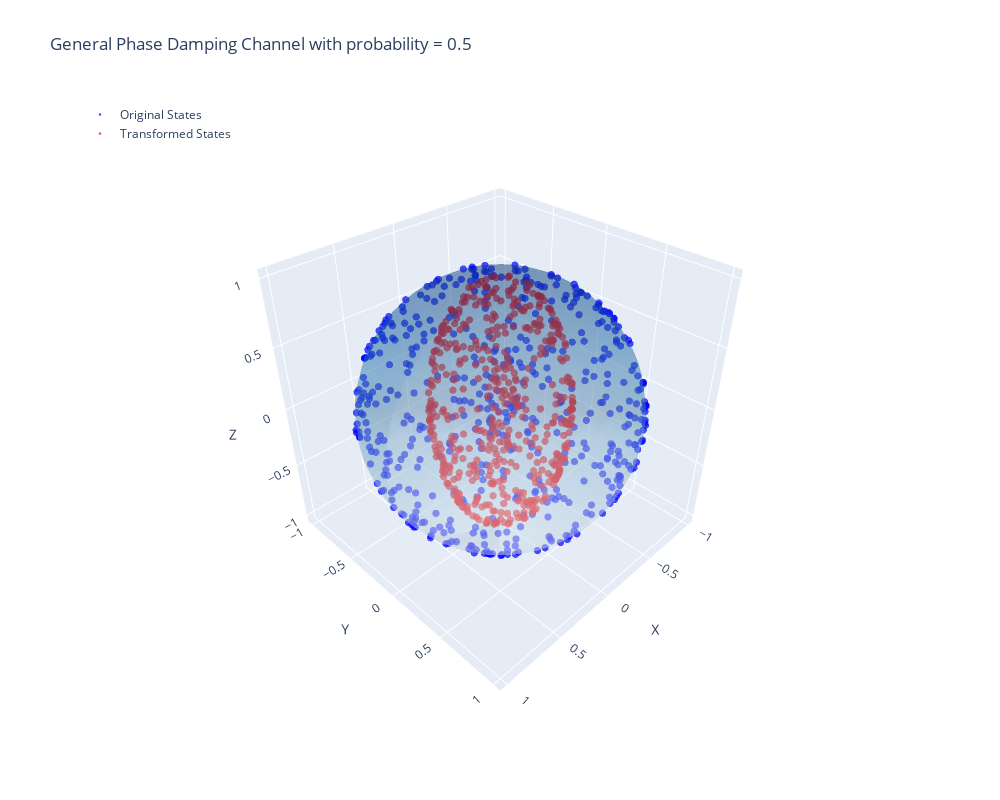

Notebook source saved alongside this figure:
### Code cell
num_samples = 500
p = 0.5
transformation = lambda rho: apply_quantum_channel(rho, generalPhaseDampingKrausOperators(p))
rhosVect, sigmasVect = generateData("pure", num_samples, transformation)
interactivePlot(rhosVect, sigmasVect, ["Original States", "Transformed States"], f"General Phase Damping Channel with probability = {p}", False)

### Figure 1 — Plotly figure (JSON) as saved in the notebook; plotly's stock layout.template omitted (floating-point values rounded to 4 significant figures; data arrays with more than 128 entries replaced by an {"elided": "..."} marker saying what was removed)
{"data": [{"marker": {"color": "blue", "opacity": 0.7, "size": 2.5}, "mode": "markers", "name": "Original States", "type": "scatter3d", "x": {"elided": "500 float values"}, "y": {"elided": "500 float values"}, "z": {"elided": "500 float values"}}, {"marker": {"color": "red", "opacity": 0.7, "size": 2.5}, "mode": "markers", "name": "Transformed States", "type": "scatter3d", "x": {"elided": "500 float values"}, "y": {"elided": "500 float values"}, "z": {"elided": "500 float values"}}, {"colorscale": [[0, "rgb(247,251,255)"], [0.125, "rgb(222,235,247)"], [0.25, "rgb(198,219,239)"], [0.375, "rgb(158,202,225)"], [0.5, "rgb(107,174,214)"], [0.625, "rgb(66,146,198)"], [0.75, "rgb(33,113,181)"], [0.875, "rgb(8,81,156)"], [1, "rgb(8,48,107)"]], "opacity": 0.3, "showscale": false, "type": "surface", "x": {"elided": "30x30 float values"}, "y": {"elided": "30x30 float values"}, "z": {"elided": "30x30 float values"}}], "layout": {"height": 800, "legend": {"x": 0, "y": 1}, "scene": {"aspectmode": "auto", "aspectratio": {"x": 0.9977, "y": 1.0, "z": 1.002}, "camera": {"center": {"x": 0, "y": 0, "z": 0}, "eye": {"x": 1.424, "y": 1.424, "z": 1.424}, "projection": {"type": "perspective"}, "up": {"x": 0, "y": 0, "z": 1}}, "xaxis": {"title": {"text": "X"}, "type": "linear"}, "yaxis": {"title": {"text": "Y"}, "type": "linear"}, "zaxis": {"title": {"text": "Z"}, "type": "linear"}}, "title": {"text": "General Phase Damping Channel with probability = 0.5"}, "width": 1000}}
